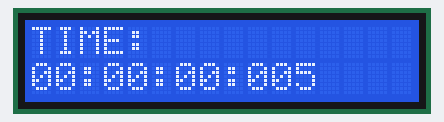
Recording of a sketch running on a simulated Arduino Uno, built with avr-gcc and run on an emulated ATmega328P. Parts: 16×2 character LCD.

Above: at 0.09 s.
At 4.95 s:
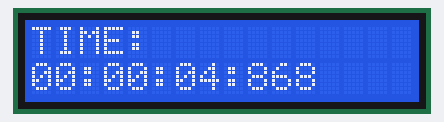
At 9.94 s:
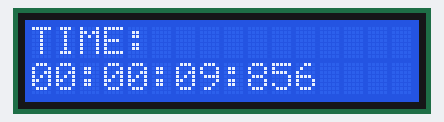
At 19.92 s:
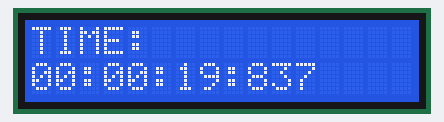
At 29.9 s:
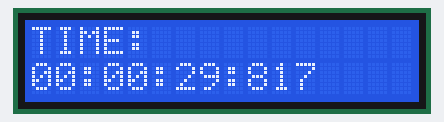
At 39.88 s:
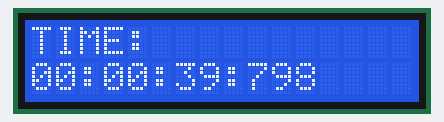

The sketch:

led-controll.ino
```cpp
#include <Wire.h>
#include <LiquidCrystal_I2C.h>

// Change address if needed (0x27 or 0x3F)
LiquidCrystal_I2C lcd(0x27, 16, 2);

unsigned long startMillis;

void setup() {
  lcd.init();
  lcd.backlight();

  startMillis = millis();

  lcd.setCursor(0, 0);
  lcd.print("TIME:");
}

void loop() {
  unsigned long currentMillis = millis() - startMillis;

  unsigned long ms = currentMillis % 1000;
  unsigned long totalSeconds = currentMillis / 1000;

  unsigned int seconds = totalSeconds % 60;
  unsigned int minutes = (totalSeconds / 60) % 60;
  unsigned int hours   = (totalSeconds / 3600);

  lcd.setCursor(0, 1);

  // HH
  if (hours < 10) lcd.print("0");
  lcd.print(hours);
  lcd.print(":");

  // MM
  if (minutes < 10) lcd.print("0");
  lcd.print(minutes);
  lcd.print(":");

  // SS
  if (seconds < 10) lcd.print("0");
  lcd.print(seconds);
  lcd.print(":");

  // MS (3 digits)
  if (ms < 100) lcd.print("0");
  if (ms < 10)  lcd.print("0");
  lcd.print(ms);

  delay(50); // LCD refresh rate
}
```
